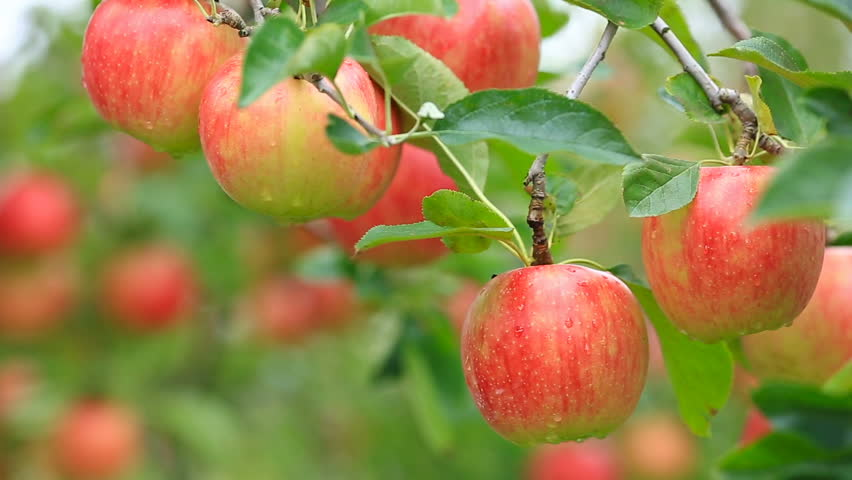
#> input picture 31392PfAS/Week1/miniProj/appletree.jpg, 852 x 480 px
$ jupyter execute 'Weekly Project.ipynb'
#> lines starting #> are read from the running program, lines starting #| are printed output that depends on the picture; after the words box and inside, x2 and y2 are one past the last pixel; in counts of white or black regions, pixels touching at a corner belong together
# Weekly project part 1
    Using the image "appletree.jpg"
    A) Can you segment the apples from the tree?
    B) Can you get the computer to count how many there are?
    C) Can you change color of one of them?
    D) Can you segment the leaves?


# Weekly project part 2
    A) Can you cut man from image "itssp.png" and put him in another image?
    B) Can you make the cutout better with erroding/dialating?

[cell 1]
import cv2
import imutils
import numpy as np
from matplotlib import pyplot as plt

[cell 2]
## part one
path = "appletree.jpg"
bgr_img = cv2.imread(path)
#> bgr_img is the input picture: shape (480, 852, 3); mean B, G, R 73.7, 133, 151.1
b,g,r = cv2.split(bgr_img)       # get b,g,r
image = cv2.merge([r,g,b])
plt.imshow(image)

[cell 3]
plt.imshow(r)

[cell 4]
edged = cv2.Canny(image, 10, 300)
#> edged: shape (480, 852); 3.6% white in thin lines or dots, all inside (x1, y1, x2, y2) = (80, 0, 852, 449)
plt.imshow(edged, cmap='gray')

[cell 5]
# sharpen the image
kernel = (11,11)
blur = cv2.GaussianBlur(image, kernel, 5)
plt.imshow(blur)
sub = image-blur
sharp = cv2.addWeighted(image, 1, sub, -0.1, 0);
plt.imshow(sharp)

[cell 6]
# adjust contrast
con = cv2.addWeighted(sharp, 1, sharp, 1.5, -255);
con = cv2.addWeighted(con[:,:,0], 1, con[:,:,1], -1, 0); # substract white
#> con: shape (480, 852)
plt.imshow(con)

[cell 7]
#gray = cv2.cvtColor(con, cv2.COLOR_RGB2GRAY)
#plt.imshow(gray, cmap='gray')

[cell 8]
threshold =100
threshold_value = 255
thresh = cv2.threshold(con, threshold, threshold_value, cv2.THRESH_BINARY_INV)[1]
#> thresh: shape (480, 852); 70.9% white; 558 black regions (503 under 20 px), largest, box (x1, y1, x2, y2) and area: (448, 264, 644, 432) 23857, (641, 168, 852, 378) 20475, (81, 0, 288, 194) 20448
thresh = -thresh+255
plt.imshow(thresh, cmap='gray')

[cell 9]
# segment and count
mask = thresh.copy()
mask = cv2.erode(mask, None, iterations = 3)
#> mask: shape (480, 852); 18% white; 64 white regions (41 under 20 px), largest, box (x1, y1, x2, y2) and area: (464, 269, 641, 421) 17151, (85, 0, 269, 179) 14568, (645, 191, 818, 317) 10586
#mask = cv2.dilate(mask, None, iterations = 5)
#plt.imshow(mask, cmap='gray')
thresh = -mask+255
#thresh = mask
#plt.imshow(thresh, cmap='gray')
thresh = cv2.medianBlur(thresh, 15)
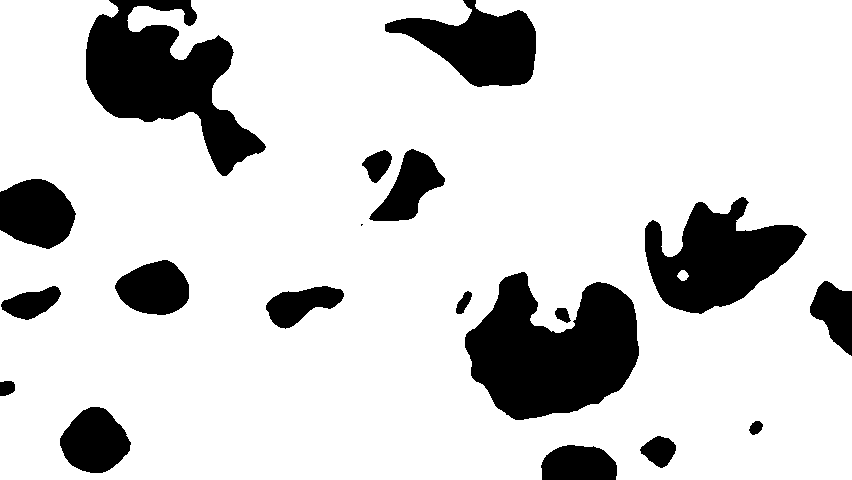
#> thresh: shape (480, 852); 82.5% white; 19 black regions (1 under 20 px)
cnts = cv2.findContours(thresh.copy(), cv2.RETR_TREE, cv2.CHAIN_APPROX_SIMPLE)
#> cnts = 15 contours, 1 with area under 20; largest, box (x1, y1, x2, y2) and area: (0, 0, 852, 480) 376860, (464, 271, 640, 421) 17200, (644, 196, 808, 315) 10897, (59, 406, 132, 474) 3410, (114, 259, 190, 316) 3090
cnts = imutils.grab_contours(cnts)
output = image.copy()
for c in cnts:
    # draw each contour on the output image with a 3px thick black outline
    cv2.drawContours(output, [c], -1, (0, 255, 0), 3)
#> this loop made 15 passes
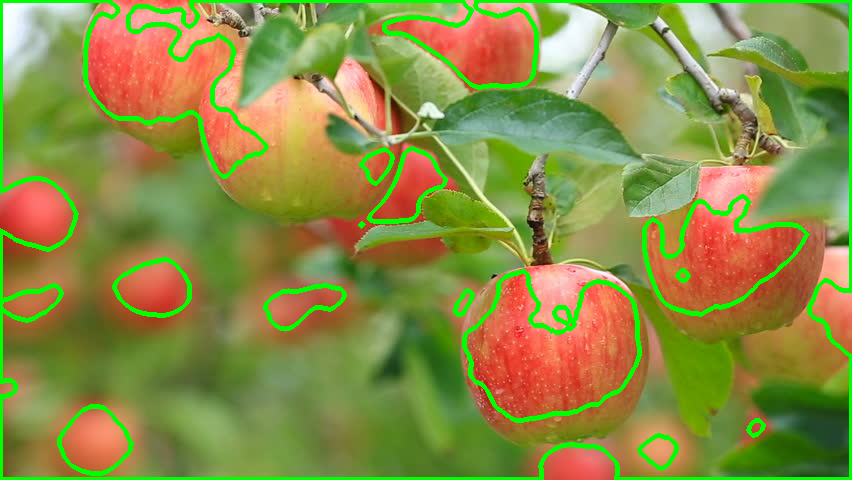
#> output: shape (480, 852, 3); mean R, G, B 139.2, 141.5, 68.4
plt.imshow(output)
print('There are '+str(len(cnts))+' apples in the image!')
#| There are 15 apples in the image!

[cell 10]
# change the color of one apple
obj = cnts[3]
#> obj = contour of 90 points, box (x1, y1, x2, y2) (59, 406, 132, 474), area 3410
#cv2.drawContours(output, [c], -1, (255, 0, 0), 3)
#print(obj)
#plt.imshow(output)
x = obj[:,0][:,0]
#> x = 90 values, max 131 at index 25, min 59 at index 73, mean 94.59
y = obj[:,0][:,1]
#> y = 90 values, max 473 at index 45, min 406 at index 1, mean 443.8
print(min(x))
#| 59
print(min(y))
#| 406
print(max(x))
#| 131
print(max(y))
#| 473
op = output.copy()
cv2.drawContours(op, cnts, 12, (0,255,0), -1)
#> op: shape (480, 852, 3); 0.01% of pixels changed, all inside (x1, y1, x2, y2) = (680, 273, 686, 278)
plt.imshow(op)

[cell 11]
## leaves
# adjust contrast
con = cv2.addWeighted(sharp, 1, sharp, 1.5, -255);
con = cv2.addWeighted(con[:,:,1], 1, con[:,:,0], -1, 0); # substract white
plt.imshow(con)

[cell 12]
threshold =30
threshold_value = 255
thresh = cv2.threshold(con, threshold, threshold_value, cv2.THRESH_BINARY_INV)[1]
#> thresh: shape (480, 852); 65.8% white; 1046 black regions (945 under 20 px), largest, box (x1, y1, x2, y2) and area: (239, 0, 852, 264) 56450, (14, 238, 536, 480) 40932, (0, 0, 128, 208) 11370
thresh = -thresh+255
plt.imshow(thresh, cmap='gray')

[cell 13]
# segment
mask = thresh.copy()
mask = cv2.erode(mask, None, iterations = 5)
#> mask: shape (480, 852); 4.1% white; 123 white regions (75 under 20 px), largest, box (x1, y1, x2, y2) and area: (447, 116, 618, 197) 4277, (671, 346, 728, 425) 2658, (764, 161, 852, 211) 2011
mask = cv2.dilate(mask, None, iterations = 5)
#> mask: shape (480, 852); 12.6% white; 92 white regions, largest, box (x1, y1, x2, y2) and area: (442, 111, 623, 202) 7550, (666, 341, 733, 430) 4328, (759, 156, 852, 216) 3531
#plt.imshow(mask, cmap='gray')
thresh = -mask+255
#> thresh: shape (480, 852); 87.4% white; 92 black regions
#thresh = mask
#plt.imshow(thresh, cmap='gray')
#thresh = cv2.medianBlur(thresh, 15)
cnts = cv2.findContours(thresh.copy(), cv2.RETR_TREE, cv2.CHAIN_APPROX_SIMPLE)
#> cnts = 80 contours, 6 with area under 20; largest, box (x1, y1, x2, y2) and area: (0, 0, 852, 480) 400176, (441, 110, 624, 203) 7850, (665, 340, 734, 431) 4484, (241, 10, 308, 103) 3109, (142, 166, 212, 237) 2718
cnts = imutils.grab_contours(cnts)
output = image.copy()
for c in cnts:
    # draw each contour on the output image with a 3px thick black outline
    cv2.drawContours(output, [c], -1, (0, 0, 255), 3)
#> this loop made 80 passes
#> c on passes 1, 2, 42, 43, 55: [[375, 6]], [[376, 0], [376, 4]], [[197, 192], [197, 193]], [[192, 187], [192, 191]], [[805, 125], [805, 127], [807, 127], [807, 125]]
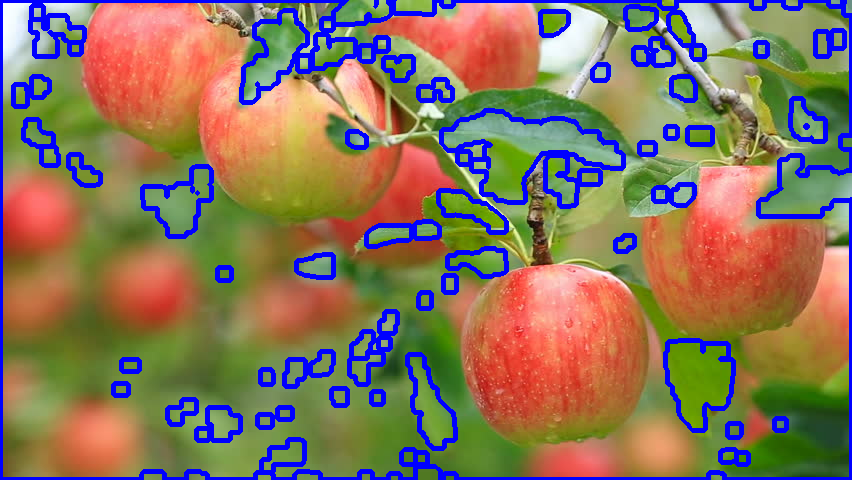
#> output: shape (480, 852, 3); mean R, G, B 137.1, 116.5, 92.6
plt.imshow(output)

[cell 14]
## maybe we can do with channels!
# for the apple
pix = image[350,550,:]
#> pix = [255, 142, 104]
#pix = image[380, 100, :]
print(pix)
#| [255 142 104]
mask = cv2.inRange(image, np.array([135, 0, 0]), np.array([255, 150,255]))
#> mask: shape (480, 852); 35.5% white; 441 white regions (396 under 20 px), largest, box (x1, y1, x2, y2) and area: (439, 243, 698, 480) 33356, (71, 0, 459, 260) 31101, (588, 183, 852, 384) 25445
mask = cv2.erode(mask, None, iterations = 3)
#> mask: shape (480, 852); 26.5% white; 38 white regions (15 under 20 px), largest, box (x1, y1, x2, y2) and area: (445, 271, 694, 480) 25983, (631, 203, 826, 329) 15442, (74, 11, 269, 197) 12982
mask = cv2.dilate(mask, None, iterations = 3)
#> mask: shape (480, 852); 33.5% white; 23 white regions, largest, box (x1, y1, x2, y2) and area: (442, 268, 697, 480) 32322, (628, 200, 852, 379) 23981, (71, 0, 288, 203) 18954
mask = cv2.medianBlur(mask, 15)
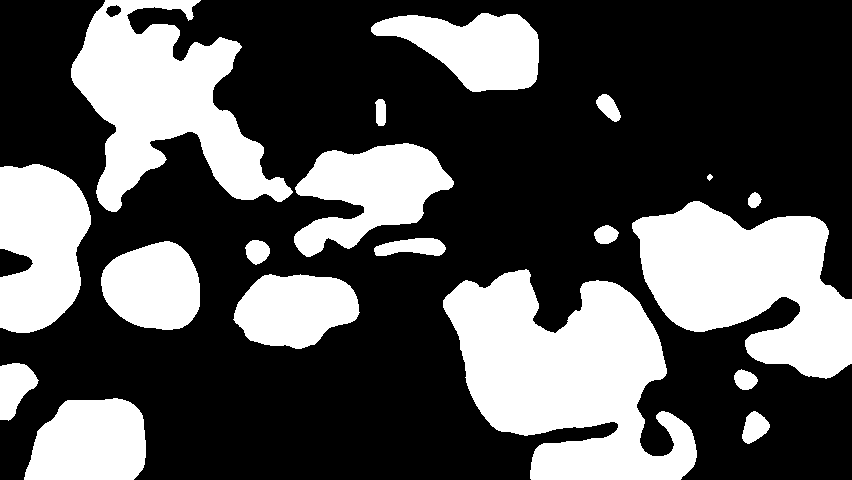
#> mask: shape (480, 852); 33.4% white; 19 white regions
cnts = cv2.findContours(mask.copy(), cv2.RETR_TREE, cv2.CHAIN_APPROX_SIMPLE)
#> cnts = 20 contours, 1 with area under 20; largest, box (x1, y1, x2, y2) and area: (443, 269, 697, 480) 31977, (632, 201, 852, 379) 23602, (71, 0, 293, 212) 22176, (0, 164, 91, 333) 11712, (294, 143, 454, 257) 9986
cnts = imutils.grab_contours(cnts)
output = image.copy()
for c in cnts:
    # draw each contour on the output image with a 3px thick black outline
    cv2.drawContours(output, [c], -1, (0, 0, 255), 3)
#> this loop made 20 passes
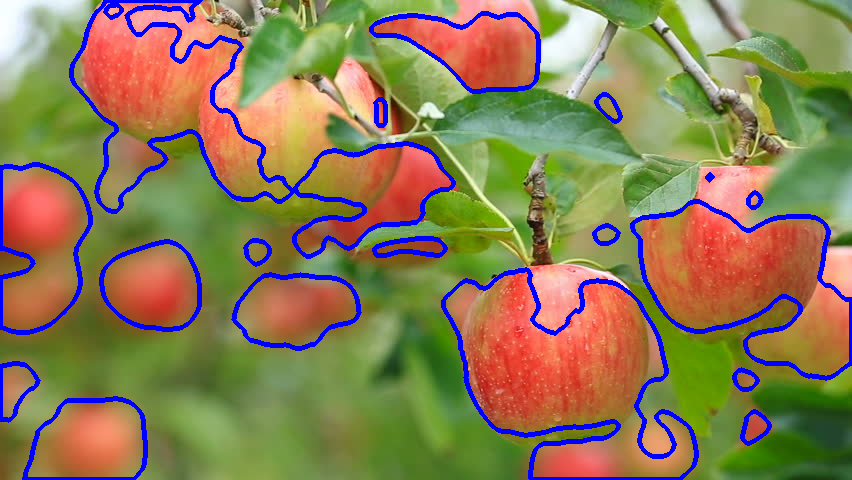
#> output: shape (480, 852, 3); mean R, G, B 139.5, 124.4, 86.4
plt.imshow(output)
print('There are '+str(len(cnts))+' apples in the image!')
#| There are 20 apples in the image!

[cell 15]
# for the leaves
#pix = image[350,550,:]
pix = image[380, 100, :]
#> pix = [96, 120, 46]
print(pix)
#| [ 96 120  46]
mask = cv2.inRange(image, np.array([0, 70, 0]), np.array([135, 255,255]))
#> mask: shape (480, 852); 45.2% white; 161 white regions (130 under 20 px), largest, box (x1, y1, x2, y2) and area: (0, 0, 644, 480) 131734, (571, 232, 852, 480) 24146, (707, 30, 852, 219) 12549
mask = cv2.erode(mask, None, iterations = 3)
#> mask: shape (480, 852); 34.1% white; 60 white regions (28 under 20 px), largest, box (x1, y1, x2, y2) and area: (0, 32, 543, 480) 90874, (614, 235, 852, 480) 18697, (727, 39, 852, 214) 9284
mask = cv2.dilate(mask, None, iterations = 3)
#> mask: shape (480, 852); 42.9% white; 40 white regions, largest, box (x1, y1, x2, y2) and area: (0, 29, 546, 480) 104553, (611, 232, 852, 480) 23665, (724, 36, 852, 217) 12039
mask = cv2.medianBlur(mask, 15)
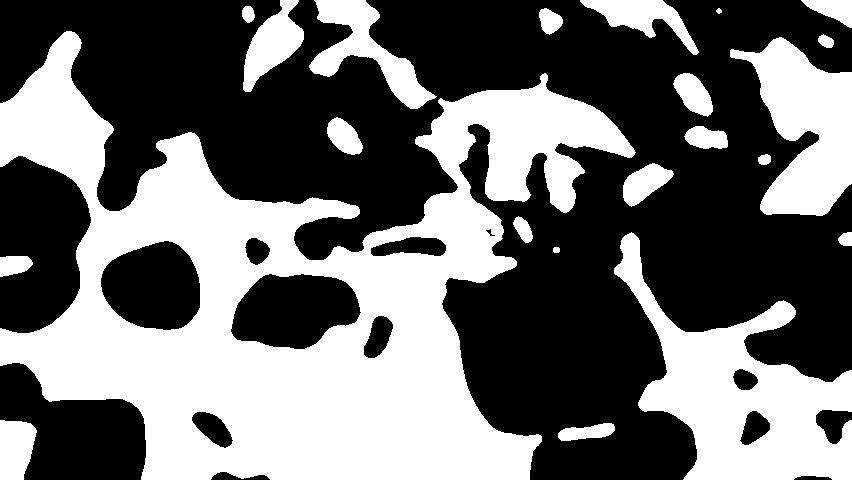
#> mask: shape (480, 852); 42.8% white; 22 white regions
cnts = cv2.findContours(mask.copy(), cv2.RETR_TREE, cv2.CHAIN_APPROX_SIMPLE)
#> cnts = 31 contours, 1 with area under 20; largest, box (x1, y1, x2, y2) and area: (0, 31, 636, 480) 135422, (614, 232, 852, 480) 24476, (730, 37, 852, 216) 11900, (230, 273, 362, 350) 7392, (100, 240, 201, 331) 6928
cnts = imutils.grab_contours(cnts)
output = image.copy()
for c in cnts:
    # draw each contour on the output image with a 3px thick black outline
    cv2.drawContours(output, [c], -1, (0, 0, 255), 3)
#> this loop made 31 passes
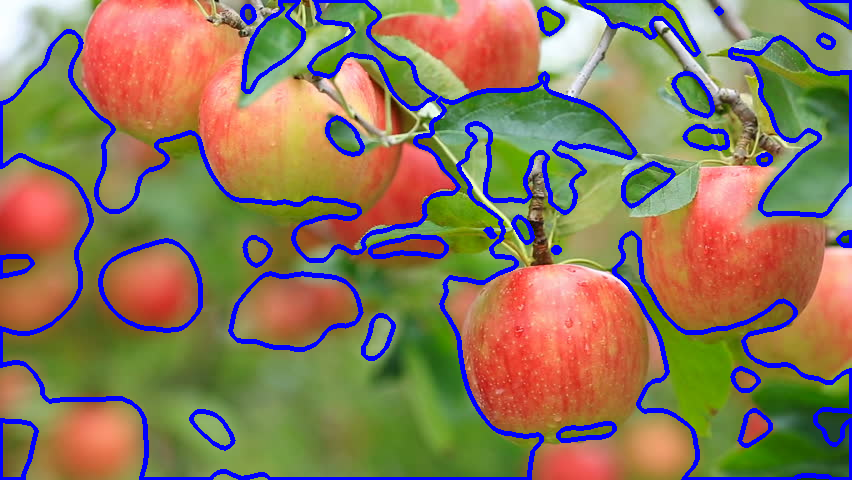
#> output: shape (480, 852, 3); mean R, G, B 139.5, 120.5, 91.4
plt.imshow(output)

[cell 16]
## part 2
path = "ittsp.png"
bgr_img = cv2.imread(path)
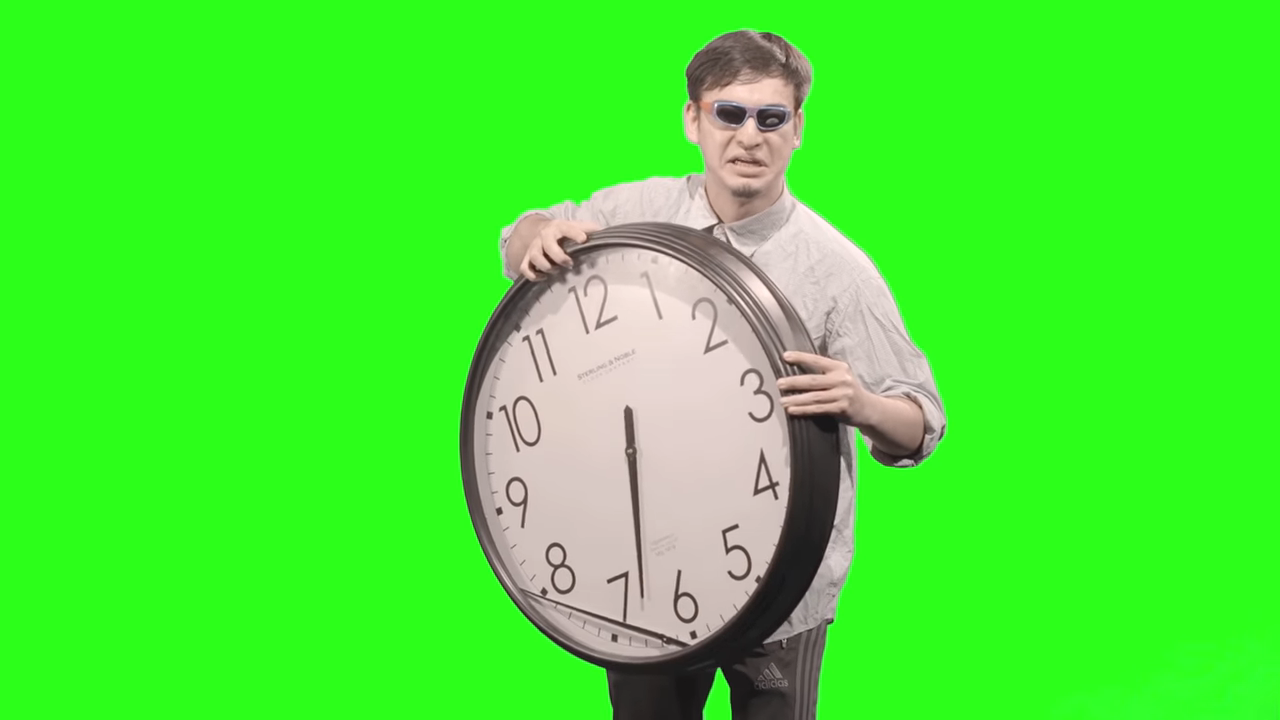
#> input picture 31392PfAS/Week1/miniProj/ittsp.png, 1280 x 720 px
#> bgr_img is the input picture: shape (720, 1280, 3); mean B, G, R 55, 233, 73.4
b,g,r = cv2.split(bgr_img)       # get b,g,r
#> b: shape (720, 1280)
#> g: shape (720, 1280)
#> r: shape (720, 1280)
image = cv2.merge([r,g,b])
#> image: shape (720, 1280, 3)
plt.imshow(image)
(h, w, d) = image.shape
#> h = 720; w = 1280; d = 3

[cell 17]
edged = cv2.Canny(image, 100, 300)
#> edged: shape (720, 1280); 1.7% white in thin lines or dots, all inside (x1, y1, x2, y2) = (459, 27, 949, 720)
plt.imshow(edged, cmap='gray')

[cell 18]
# cut the man
pix = image[0, 0, :]
#> pix = [44, 255, 26]
pix = image[707, 1139, :]
#> pix = [51, 255, 44]
print(pix)
#| [ 51 255  44]
mask = cv2.inRange(image, np.array([40, 250, 15]), np.array([55, 255,50]))
#> mask: shape (720, 1280); 76.9% white; 29 black regions (27 under 20 px), largest, box (x1, y1, x2, y2) and area: (456, 24, 948, 720) 213068, (1274, 706, 1278, 720) 48
mask = -mask+255
cut = cv2.bitwise_and(image, image, mask=mask)
plt.imshow(cut)

[cell 19]
# add erode and dilate
mask = cv2.erode(mask, None, iterations = 9)
#> mask: shape (720, 1280); 20.6% white; 1 white region, box (x1, y1, x2, y2) and area: (467, 38, 939, 720) 190255
mask = cv2.dilate(mask, None, iterations = 3)
#> mask: shape (720, 1280); 21.4% white; 1 white region, box (x1, y1, x2, y2) and area: (464, 35, 942, 720) 197683
cut = cv2.bitwise_and(image, image, mask=mask)
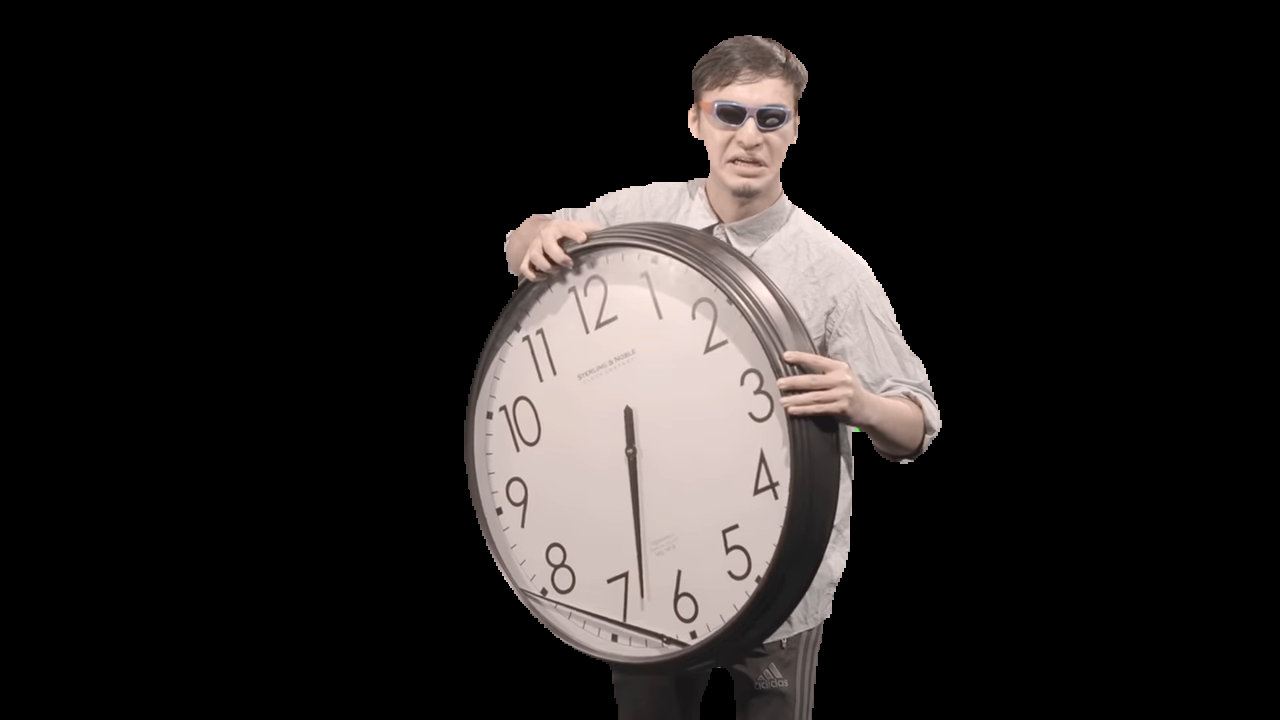
#> cut: shape (720, 1280, 3); mean R, G, B 37.5, 34, 33
plt.imshow(cut)
